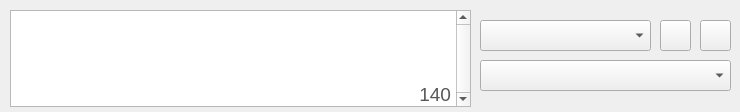
<?xml version="1.0" encoding="UTF-8"?>
<ui version="4.0">
 <class>MainWindow</class>
 <widget class="QMainWindow" name="MainWindow">
  <property name="geometry">
   <rect>
    <x>0</x>
    <y>0</y>
    <width>740</width>
    <height>112</height>
   </rect>
  </property>
  <property name="minimumSize">
   <size>
    <width>740</width>
    <height>112</height>
   </size>
  </property>
  <property name="maximumSize">
   <size>
    <width>740</width>
    <height>112</height>
   </size>
  </property>
  <property name="acceptDrops">
   <bool>true</bool>
  </property>
  <property name="windowTitle">
   <string>Twiq</string>
  </property>
  <property name="windowIcon">
   <iconset resource="resource.qrc">
    <normaloff>:/twitter-bird-white-on-blue.png</normaloff>:/twitter-bird-white-on-blue.png</iconset>
  </property>
  <widget class="QWidget" name="centralwidget">
   <widget class="QWidget" name="gridLayoutWidget">
    <property name="geometry">
     <rect>
      <x>10</x>
      <y>10</y>
      <width>461</width>
      <height>97</height>
     </rect>
    </property>
    <layout class="QGridLayout" name="msg_gridlayout">
     <item row="0" column="0">
      <widget class="QPlainTextEdit" name="msgTextEdit">
       <property name="font">
        <font>
         <pointsize>12</pointsize>
        </font>
       </property>
       <property name="verticalScrollBarPolicy">
        <enum>Qt::ScrollBarAlwaysOn</enum>
       </property>
       <property name="horizontalScrollBarPolicy">
        <enum>Qt::ScrollBarAsNeeded</enum>
       </property>
       <property name="plainText">
        <string notr="true"/>
       </property>
      </widget>
     </item>
    </layout>
   </widget>
   <widget class="QComboBox" name="accountComboBox">
    <property name="geometry">
     <rect>
      <x>480</x>
      <y>20</y>
      <width>171</width>
      <height>31</height>
     </rect>
    </property>
   </widget>
   <widget class="QComboBox" name="modeComboBox">
    <property name="geometry">
     <rect>
      <x>480</x>
      <y>60</y>
      <width>251</width>
      <height>31</height>
     </rect>
    </property>
   </widget>
   <widget class="QPushButton" name="addAccountButton">
    <property name="geometry">
     <rect>
      <x>660</x>
      <y>20</y>
      <width>31</width>
      <height>31</height>
     </rect>
    </property>
    <property name="text">
     <string/>
    </property>
    <property name="icon">
     <iconset resource="resource.qrc">
      <normaloff>:/add.png</normaloff>:/add.png</iconset>
    </property>
    <property name="iconSize">
     <size>
      <width>22</width>
      <height>22</height>
     </size>
    </property>
   </widget>
   <widget class="QPushButton" name="delAccountButton">
    <property name="geometry">
     <rect>
      <x>700</x>
      <y>20</y>
      <width>31</width>
      <height>31</height>
     </rect>
    </property>
    <property name="text">
     <string/>
    </property>
    <property name="icon">
     <iconset resource="resource.qrc">
      <normaloff>:/delete.png</normaloff>:/delete.png</iconset>
    </property>
    <property name="iconSize">
     <size>
      <width>22</width>
      <height>22</height>
     </size>
    </property>
   </widget>
   <widget class="QLabel" name="msgCountLabel">
    <property name="geometry">
     <rect>
      <x>398</x>
      <y>83</y>
      <width>53</width>
      <height>21</height>
     </rect>
    </property>
    <property name="font">
     <font>
      <pointsize>14</pointsize>
      <kerning>true</kerning>
     </font>
    </property>
    <property name="text">
     <string>&lt;html&gt;&lt;head/&gt;&lt;body&gt;&lt;p&gt;&lt;span style=&quot; color:#585858;&quot;&gt;140&lt;/span&gt;&lt;/p&gt;&lt;/body&gt;&lt;/html&gt;</string>
    </property>
    <property name="alignment">
     <set>Qt::AlignRight|Qt::AlignTrailing|Qt::AlignVCenter</set>
    </property>
   </widget>
  </widget>
 </widget>
 <resources>
  <include location="resource.qrc"/>
 </resources>
 <connections>
  <connection>
   <sender>msgTextEdit</sender>
   <signal>textChanged()</signal>
   <receiver>MainWindow</receiver>
   <slot>msgTextChanged()</slot>
   <hints>
    <hint type="sourcelabel">
     <x>215</x>
     <y>72</y>
    </hint>
    <hint type="destinationlabel">
     <x>217</x>
     <y>154</y>
    </hint>
   </hints>
  </connection>
  <connection>
   <sender>accountComboBox</sender>
   <signal>currentIndexChanged(QString)</signal>
   <receiver>MainWindow</receiver>
   <slot>accountStrIndexChanged()</slot>
   <hints>
    <hint type="sourcelabel">
     <x>567</x>
     <y>39</y>
    </hint>
    <hint type="destinationlabel">
     <x>563</x>
     <y>190</y>
    </hint>
   </hints>
  </connection>
  <connection>
   <sender>modeComboBox</sender>
   <signal>currentIndexChanged(QString)</signal>
   <receiver>MainWindow</receiver>
   <slot>modeStrIndexChanged()</slot>
   <hints>
    <hint type="sourcelabel">
     <x>633</x>
     <y>76</y>
    </hint>
    <hint type="destinationlabel">
     <x>641</x>
     <y>267</y>
    </hint>
   </hints>
  </connection>
  <connection>
   <sender>addAccountButton</sender>
   <signal>clicked()</signal>
   <receiver>MainWindow</receiver>
   <slot>addAccount()</slot>
   <hints>
    <hint type="sourcelabel">
     <x>677</x>
     <y>36</y>
    </hint>
    <hint type="destinationlabel">
     <x>680</x>
     <y>165</y>
    </hint>
   </hints>
  </connection>
  <connection>
   <sender>delAccountButton</sender>
   <signal>clicked()</signal>
   <receiver>MainWindow</receiver>
   <slot>delAccount()</slot>
   <hints>
    <hint type="sourcelabel">
     <x>712</x>
     <y>37</y>
    </hint>
    <hint type="destinationlabel">
     <x>645</x>
     <y>222</y>
    </hint>
   </hints>
  </connection>
 </connections>
 <slots>
  <slot>msgTextChanged()</slot>
  <slot>accountStrIndexChanged()</slot>
  <slot>accountIntIndexChanged()</slot>
  <slot>modeStrIndexChanged()</slot>
  <slot>modeIntIndexChanged()</slot>
  <slot>addAccount()</slot>
  <slot>delAccount()</slot>
 </slots>
</ui>
